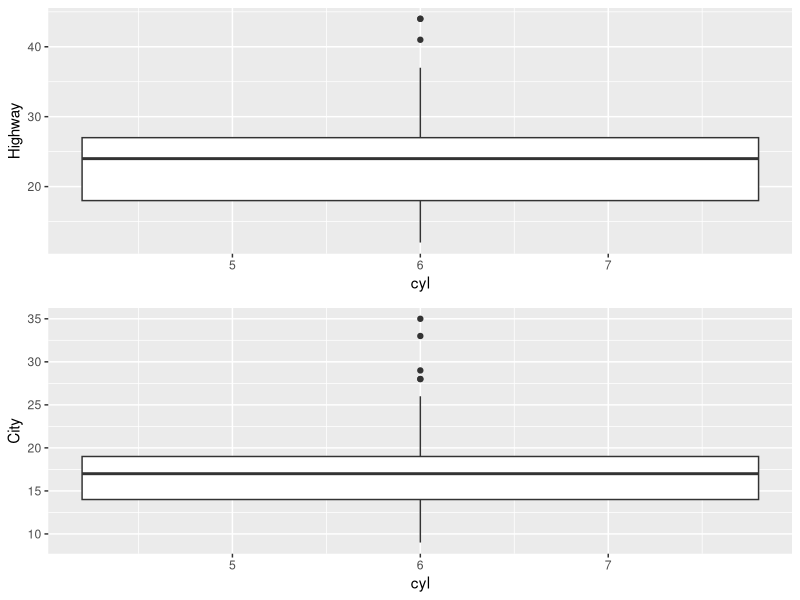

Generate this figure with R:
## ---- chunk 1

library(ggplot2)
library(dplyr)
library(gridExtra)
summary(mpg)
## ---- chunk 2

library(ggplot2)
library(dplyr)
library(gridExtra)

xTitle<-'Number of Cylinderss'

xVar<-"cyl"
yVarH<-"Highway"
yVarC<-"City"

mpginshwy<-data.frame(mpg[,xVar],mpg$hwy)

colnames(mpginshwy) <- c(xVar, yVarH)

mpginscty<-data.frame(mpg[,xVar],mpg$cty)

colnames(mpginscty) <- c(xVar, yVarC)

plotinshwy<-ggplot(mpginshwy, aes_(x=as.name(xVar), y=as.name(yVarH),color=as.name(yVarH) ))+geom_boxplot()


plotinscty<-ggplot(mpginscty, aes_(x=as.name(xVar), y=as.name(yVarC),color=as.name(yVarC) ))+geom_boxplot()

grid.arrange(plotinshwy,plotinscty)

